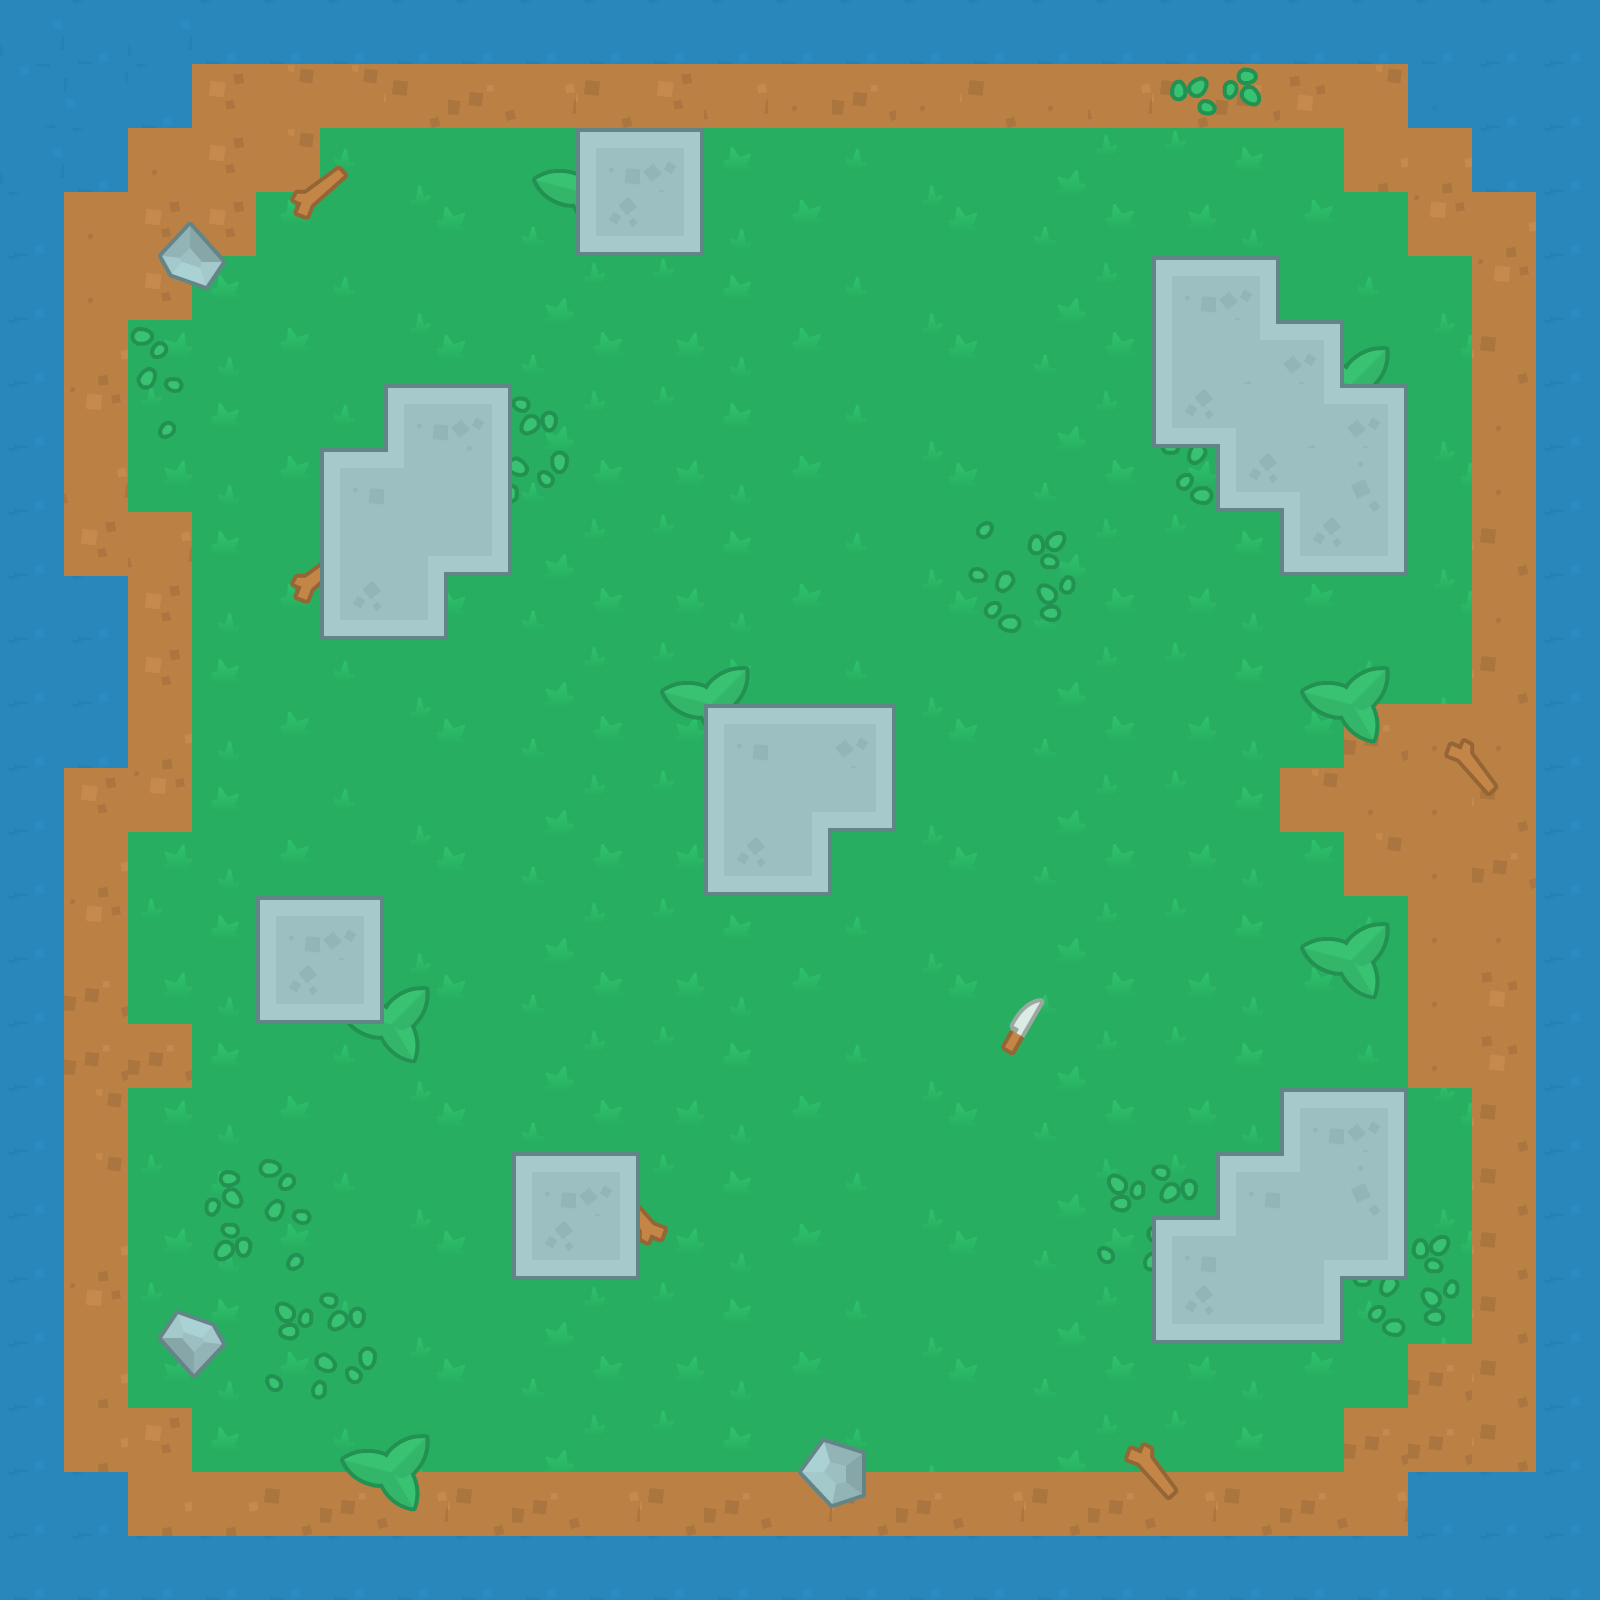

A 2D game scene composited from a Tiled map and its tileset images. What follows is a short description and the map's XML, with every tile layer's data as written:
An orthogonal 25x25 tile map with 64x64 px tiles, 3 tile layers (backgroundLayer, backgroundLayer2, collisionLayer), 3 tilesets.

<map version="1.2" tiledversion="1.2.0" orientation="orthogonal" renderorder="right-down" width="25" height="25" tilewidth="64" tileheight="64" infinite="0" nextlayerid="4" nextobjectid="1">
 <tileset firstgid="1" name="tilesheet_complete_2X" tilewidth="64" tileheight="64" tilecount="2160" columns="54">
  <image source="../images/tilesheet_complete_2X.png" width="3456" height="2560" />
  <terraintypes>
   <terrain name="carretera" tile="1168" />
   <terrain name="Nuevo Terreno" tile="0" />
   <terrain name="Nuevo Terreno" tile="449" />
   <terrain name="Nuevo Terreno" tile="0" />
   <terrain name="muros" tile="1204" />
  </terraintypes>
  <tile id="446" terrain=",,,2" />
  <tile id="447" terrain=",,2,2" />
  <tile id="448" terrain=",,2,2" />
  <tile id="449" terrain=",,2," />
  <tile id="464" terrain="1,1,1,1" />
  <tile id="467" terrain="1,1,1,1" />
  <tile id="487" terrain="2,2,2," />
  <tile id="488" terrain="2,2,,2" />
  <tile id="500" terrain=",2,,2" />
  <tile id="501" terrain="2,2,2,2" />
  <tile id="502" terrain="2,2,2,2" />
  <tile id="503" terrain="2,,2," />
  <tile id="541" terrain="2,,2,2" />
  <tile id="542" terrain=",2,2,2" />
  <tile id="554" terrain=",2,,2" />
  <tile id="555" terrain="2,2,2,2" />
  <tile id="556" terrain="2,2,2,2" />
  <tile id="557" terrain="2,,2," />
  <tile id="608" terrain=",2,," />
  <tile id="609" terrain="2,2,," />
  <tile id="610" terrain="2,2,," />
  <tile id="611" terrain="2,,," />
  <tile id="626" terrain="1,1,1,1" />
  <tile id="629" terrain="1,1,1,1" />
  <tile id="1094" terrain=",,,4" />
  <tile id="1095" terrain=",,4,4" />
  <tile id="1096" terrain=",,4,4" />
  <tile id="1097" terrain=",,4," />
  <tile id="1112" terrain=",,,0" />
  <tile id="1113" terrain=",,0,0" />
  <tile id="1114" terrain=",,0,0" />
  <tile id="1115" terrain=",,0," />
  <tile id="1135" terrain="4,4,4," />
  <tile id="1136" terrain="4,4,,4" />
  <tile id="1148" terrain=",4,,4" />
  <tile id="1149" terrain="4,4,4,4" />
  <tile id="1150" terrain="4,4,4,4" />
  <tile id="1151" terrain="4,,4," />
  <tile id="1153" terrain="0,0,0," />
  <tile id="1154" terrain="0,0,,0" />
  <tile id="1166" terrain=",0,,0" />
  <tile id="1167" terrain="0,0,0,0" />
  <tile id="1168" terrain="0,0,0,0" />
  <tile id="1169" terrain="0,,0," />
  <tile id="1189" terrain="4,,4,4" />
  <tile id="1190" terrain=",4,4,4" />
  <tile id="1202" terrain=",4,,4" />
  <tile id="1203" terrain="4,4,4,4" />
  <tile id="1204" terrain="4,4,4,4" />
  <tile id="1205" terrain="4,,4," />
  <tile id="1207" terrain="0,,0,0" />
  <tile id="1208" terrain=",0,0,0" />
  <tile id="1220" terrain=",0,,0" />
  <tile id="1221" terrain="0,0,0,0" />
  <tile id="1222" terrain="0,0,0,0" />
  <tile id="1223" terrain="0,,0," />
  <tile id="1256" terrain=",4,," />
  <tile id="1257" terrain="4,4,," />
  <tile id="1258" terrain="4,4,," />
  <tile id="1259" terrain="4,,," />
  <tile id="1274" terrain=",0,," />
  <tile id="1275" terrain="0,0,," />
  <tile id="1276" terrain="0,0,," />
  <tile id="1277" terrain="0,,," />
  <wangsets>
   <wangset name="Nuevo Conjunto Wang" tile="-1" />
  </wangsets>
 </tileset>
 <tileset firstgid="2161" name="tilesheet_complete_2X" tilewidth="64" tileheight="64" tilecount="2160" columns="54">
  <image source="../images/tilesheet_complete_2X.png" width="3456" height="2560" />
  <terraintypes>
   <terrain name="carretera" tile="1168" />
   <terrain name="Nuevo Terreno" tile="0" />
   <terrain name="Nuevo Terreno" tile="449" />
   <terrain name="Nuevo Terreno" tile="0" />
   <terrain name="muros" tile="1204" />
  </terraintypes>
  <tile id="446" terrain=",,,2" />
  <tile id="447" terrain=",,2,2" />
  <tile id="448" terrain=",,2,2" />
  <tile id="449" terrain=",,2," />
  <tile id="464" terrain="1,1,1,1" />
  <tile id="467" terrain="1,1,1,1" />
  <tile id="487" terrain="2,2,2," />
  <tile id="488" terrain="2,2,,2" />
  <tile id="500" terrain=",2,,2" />
  <tile id="501" terrain="2,2,2,2" />
  <tile id="502" terrain="2,2,2,2" />
  <tile id="503" terrain="2,,2," />
  <tile id="541" terrain="2,,2,2" />
  <tile id="542" terrain=",2,2,2" />
  <tile id="554" terrain=",2,,2" />
  <tile id="555" terrain="2,2,2,2" />
  <tile id="556" terrain="2,2,2,2" />
  <tile id="557" terrain="2,,2," />
  <tile id="608" terrain=",2,," />
  <tile id="609" terrain="2,2,," />
  <tile id="610" terrain="2,2,," />
  <tile id="611" terrain="2,,," />
  <tile id="626" terrain="1,1,1,1" />
  <tile id="629" terrain="1,1,1,1" />
  <tile id="1094" terrain=",,,4" />
  <tile id="1095" terrain=",,4,4" />
  <tile id="1096" terrain=",,4,4" />
  <tile id="1097" terrain=",,4," />
  <tile id="1112" terrain=",,,0" />
  <tile id="1113" terrain=",,0,0" />
  <tile id="1114" terrain=",,0,0" />
  <tile id="1115" terrain=",,0," />
  <tile id="1135" terrain="4,4,4," />
  <tile id="1136" terrain="4,4,,4" />
  <tile id="1148" terrain=",4,,4" />
  <tile id="1149" terrain="4,4,4,4" />
  <tile id="1150" terrain="4,4,4,4" />
  <tile id="1151" terrain="4,,4," />
  <tile id="1153" terrain="0,0,0," />
  <tile id="1154" terrain="0,0,,0" />
  <tile id="1166" terrain=",0,,0" />
  <tile id="1167" terrain="0,0,0,0" />
  <tile id="1168" terrain="0,0,0,0" />
  <tile id="1169" terrain="0,,0," />
  <tile id="1189" terrain="4,,4,4" />
  <tile id="1190" terrain=",4,4,4" />
  <tile id="1202" terrain=",4,,4" />
  <tile id="1203" terrain="4,4,4,4" />
  <tile id="1204" terrain="4,4,4,4" />
  <tile id="1205" terrain="4,,4," />
  <tile id="1207" terrain="0,,0,0" />
  <tile id="1208" terrain=",0,0,0" />
  <tile id="1220" terrain=",0,,0" />
  <tile id="1221" terrain="0,0,0,0" />
  <tile id="1222" terrain="0,0,0,0" />
  <tile id="1223" terrain="0,,0," />
  <tile id="1256" terrain=",4,," />
  <tile id="1257" terrain="4,4,," />
  <tile id="1258" terrain="4,4,," />
  <tile id="1259" terrain="4,,," />
  <tile id="1274" terrain=",0,," />
  <tile id="1275" terrain="0,0,," />
  <tile id="1276" terrain="0,0,," />
  <tile id="1277" terrain="0,,," />
  <wangsets>
   <wangset name="Nuevo Conjunto Wang" tile="-1" />
  </wangsets>
 </tileset>
 <tileset firstgid="4321" name="tilesheet_complete_2X" tilewidth="64" tileheight="64" tilecount="2160" columns="54">
  <image source="../images/tilesheet_complete_2X.png" width="3456" height="2560" />
  <terraintypes>
   <terrain name="carretera" tile="1168" />
   <terrain name="Nuevo Terreno" tile="0" />
   <terrain name="Nuevo Terreno" tile="449" />
   <terrain name="Nuevo Terreno" tile="0" />
   <terrain name="muros" tile="1204" />
  </terraintypes>
  <tile id="446" terrain=",,,2" />
  <tile id="447" terrain=",,2,2" />
  <tile id="448" terrain=",,2,2" />
  <tile id="449" terrain=",,2," />
  <tile id="464" terrain="1,1,1,1" />
  <tile id="467" terrain="1,1,1,1" />
  <tile id="487" terrain="2,2,2," />
  <tile id="488" terrain="2,2,,2" />
  <tile id="500" terrain=",2,,2" />
  <tile id="501" terrain="2,2,2,2" />
  <tile id="502" terrain="2,2,2,2" />
  <tile id="503" terrain="2,,2," />
  <tile id="541" terrain="2,,2,2" />
  <tile id="542" terrain=",2,2,2" />
  <tile id="554" terrain=",2,,2" />
  <tile id="555" terrain="2,2,2,2" />
  <tile id="556" terrain="2,2,2,2" />
  <tile id="557" terrain="2,,2," />
  <tile id="608" terrain=",2,," />
  <tile id="609" terrain="2,2,," />
  <tile id="610" terrain="2,2,," />
  <tile id="611" terrain="2,,," />
  <tile id="626" terrain="1,1,1,1" />
  <tile id="629" terrain="1,1,1,1" />
  <tile id="1094" terrain=",,,4" />
  <tile id="1095" terrain=",,4,4" />
  <tile id="1096" terrain=",,4,4" />
  <tile id="1097" terrain=",,4," />
  <tile id="1112" terrain=",,,0" />
  <tile id="1113" terrain=",,0,0" />
  <tile id="1114" terrain=",,0,0" />
  <tile id="1115" terrain=",,0," />
  <tile id="1135" terrain="4,4,4," />
  <tile id="1136" terrain="4,4,,4" />
  <tile id="1148" terrain=",4,,4" />
  <tile id="1149" terrain="4,4,4,4" />
  <tile id="1150" terrain="4,4,4,4" />
  <tile id="1151" terrain="4,,4," />
  <tile id="1153" terrain="0,0,0," />
  <tile id="1154" terrain="0,0,,0" />
  <tile id="1166" terrain=",0,,0" />
  <tile id="1167" terrain="0,0,0,0" />
  <tile id="1168" terrain="0,0,0,0" />
  <tile id="1169" terrain="0,,0," />
  <tile id="1189" terrain="4,,4,4" />
  <tile id="1190" terrain=",4,4,4" />
  <tile id="1202" terrain=",4,,4" />
  <tile id="1203" terrain="4,4,4,4" />
  <tile id="1204" terrain="4,4,4,4" />
  <tile id="1205" terrain="4,,4," />
  <tile id="1207" terrain="0,,0,0" />
  <tile id="1208" terrain=",0,0,0" />
  <tile id="1220" terrain=",0,,0" />
  <tile id="1221" terrain="0,0,0,0" />
  <tile id="1222" terrain="0,0,0,0" />
  <tile id="1223" terrain="0,,0," />
  <tile id="1256" terrain=",4,," />
  <tile id="1257" terrain="4,4,," />
  <tile id="1258" terrain="4,4,," />
  <tile id="1259" terrain="4,,," />
  <tile id="1274" terrain=",0,," />
  <tile id="1275" terrain="0,0,," />
  <tile id="1276" terrain="0,0,," />
  <tile id="1277" terrain="0,,," />
  <wangsets>
   <wangset name="Nuevo Conjunto Wang" tile="-1" />
  </wangsets>
 </tileset>
 <layer id="1" name="backgroundLayer" width="25" height="25">
  <data encoding="csv">
65,66,11,12,66,66,66,66,66,66,66,66,66,66,66,66,66,66,66,66,63,64,65,66,66,
12,11,65,66,64,64,10,11,12,10,66,12,65,11,65,10,65,12,10,11,1610612802,64,66,64,65,
12,65,65,66,64,6,7,8,1,2,3,4,5,6,7,8,1,2,3,4,5,6,9,9,64,
11,65,66,66,59,60,61,62,55,56,57,58,59,60,61,62,55,56,57,58,59,60,63,63,63,
65,65,66,4,5,6,7,8,1,2,3,4,5,6,7,8,1,2,3,4,5,6,7,8,63,
12,56,57,58,59,60,61,62,55,56,57,58,59,60,61,62,55,56,57,58,59,60,61,10,9,
12,2,3,4,5,6,7,8,1,2,3,4,5,6,7,8,1,2,3,4,5,6,7,65,9,
11,12,57,58,59,60,61,62,55,56,57,58,59,60,61,62,55,56,57,58,59,60,61,65,9,
65,66,12,4,5,6,7,8,1,2,3,4,5,6,7,8,1,2,3,4,5,6,7,10,9,
65,66,66,58,59,60,61,62,55,56,57,58,59,60,61,62,55,56,57,58,59,60,61,65,9,
11,65,66,4,5,6,7,8,1,2,3,4,5,6,7,8,1,2,3,4,5,6,7,10,9,
65,65,66,58,59,60,61,62,55,56,57,58,59,60,61,62,55,56,57,58,59,11,65,65,9,
65,66,3,4,5,6,7,8,1,2,3,4,24,6,7,8,1,2,3,4,64,65,65,10,12,
12,56,57,58,59,60,61,62,55,56,57,58,59,60,61,62,55,56,57,58,59,64,65,11,66,
12,2,3,4,5,6,7,8,1,2,3,4,5,6,7,8,1,2,3,4,5,6,65,65,66,
12,11,57,58,59,60,61,62,55,56,57,58,59,60,61,62,55,56,57,58,59,60,65,1610612802,12,
12,11,11,4,5,6,7,8,1,2,3,4,5,6,7,8,1,2,3,4,5,6,65,1610612802,66,
12,64,57,58,59,60,61,62,55,56,57,58,59,60,61,62,55,56,57,58,59,60,61,10,9,
12,64,3,4,5,6,7,8,1,2,3,4,5,6,7,8,1,2,3,4,5,6,7,10,9,
12,56,57,58,59,60,61,62,55,56,57,58,59,60,61,62,55,56,57,58,59,60,61,10,9,
12,2,3,4,5,6,7,8,1,2,3,4,5,6,7,8,1,2,3,4,5,6,7,10,9,
12,9,57,58,59,60,61,62,55,56,57,58,59,60,61,62,55,56,57,58,59,60,11,10,63,
12,9,66,4,5,6,7,8,1,2,3,4,5,6,7,8,1,2,3,4,5,11,11,10,63,
12,66,9,9,10,11,12,10,11,12,10,11,12,10,11,12,10,11,12,10,11,12,11,10,11,
66,11,12,66,12,66,12,12,66,10,12,9,12,10,66,10,66,12,10,9,12,12,63,64,65
</data>
 </layer>
 <layer id="2" name="backgroundLayer2" width="25" height="25">
  <data encoding="csv">
0,0,0,0,0,3221226330,3221226329,0,0,0,0,0,0,0,0,0,0,0,2684355417,2684355363,0,0,0,0,0,
0,0,0,0,0,0,0,0,0,0,0,0,0,0,0,0,0,0,2684355418,2684355364,0,0,910,0,0,
0,0,0,0,3221226118,3221226117,0,0,797,798,0,0,0,0,0,0,0,0,0,0,0,9,0,0,0,
0,0,3221226434,3221226433,3221226064,3221226063,0,0,851,852,0,0,0,0,0,0,0,0,0,0,0,0,0,9,0,
0,0,3221226380,3221226379,0,0,0,0,0,0,0,0,0,0,0,0,0,0,0,0,0,0,0,63,0,
0,9,3221226329,0,0,0,0,0,0,0,0,0,0,0,0,0,0,0,0,0,797,798,0,0,0,
0,63,3221226275,0,0,0,0,1610613540,1610613594,0,0,0,0,0,0,0,0,0,803,804,851,852,0,0,0,
0,0,0,0,0,0,0,1610613539,1610613593,0,0,0,0,0,0,0,0,0,857,858,0,0,0,0,0,
0,0,0,0,3221226118,3221226117,0,0,0,0,0,0,0,0,0,803,804,0,0,0,0,0,0,0,0,
0,0,0,0,3221226064,3221226063,0,0,0,0,0,0,0,0,0,857,858,0,0,0,0,0,0,0,0,
0,0,0,0,0,0,0,0,0,0,797,798,0,0,0,0,0,0,0,0,797,798,0,0,0,
0,0,9,0,0,0,0,0,0,0,851,852,0,0,0,0,0,0,0,0,851,852,1610613328,1610613382,0,
0,0,63,0,0,0,0,0,0,0,0,0,0,0,0,0,0,0,0,0,0,0,1610613327,1610613381,0,
0,9,0,0,0,0,0,0,0,0,0,0,0,0,0,0,0,0,0,0,0,0,0,0,0,
0,63,0,0,0,0,0,0,0,0,0,0,0,0,0,0,0,0,0,0,797,798,0,0,0,
0,0,0,0,0,797,798,0,0,0,0,0,0,0,0,913,914,0,0,0,851,852,0,0,914,
0,0,0,0,0,851,852,0,0,0,0,0,0,0,0,967,968,0,0,0,0,0,0,0,968,
0,0,0,0,0,0,0,0,0,0,0,0,0,0,0,0,0,0,0,0,0,0,0,0,0,
0,0,0,3221226330,3221226329,0,0,0,0,2684355205,2684355151,0,0,0,0,0,0,1610613540,1610613594,0,0,0,0,0,0,
0,9,0,3221226276,3221226275,0,0,0,0,2684355206,2684355152,0,0,0,0,0,0,1610613539,1610613593,0,0,803,804,0,0,
0,63,907,908,1610613540,1610613594,0,0,0,0,0,0,0,0,0,0,0,0,0,0,0,857,858,0,0,
0,0,961,962,1610613539,1610613593,0,0,0,0,0,0,0,0,0,0,0,0,0,0,0,0,0,0,0,
0,0,0,0,0,797,798,0,0,0,0,0,1610613646,1610613700,0,0,0,1610613328,1610613382,0,0,0,0,0,0,
0,0,0,0,0,851,852,0,0,0,0,0,1610613645,1610613699,0,0,0,1610613327,1610613381,0,0,0,3221226434,3221226433,0,
0,0,0,0,0,0,0,0,0,0,0,0,0,0,0,0,0,0,0,0,0,0,3221226380,3221226379,0
</data>
 </layer>
 <layer id="3" name="collisionLayer" width="25" height="25">
  <data encoding="csv">
40,2684354600,40,2684354600,2684354600,2684354600,2684354600,2684354600,2684354600,2684354600,2684354600,2684354600,2684354600,2684354600,2684354600,2684354600,2684354600,2684354600,2684354600,2684354600,2684354600,2684354600,2684354600,2684354600,2684354600,
1610612776,3221225512,2684354600,0,0,0,0,0,0,0,0,0,0,0,0,0,0,0,0,0,0,0,93,2684354600,2684354600,
40,2684354600,0,0,0,0,0,0,0,1095,1098,0,0,0,0,0,0,0,0,0,0,0,0,2684354600,2684354600,
2684354600,0,0,0,0,0,0,0,0,1257,1260,0,0,0,0,0,0,0,0,0,0,0,0,0,2684354600,
2684354600,0,0,0,0,0,0,0,0,0,0,0,0,0,0,0,0,0,1095,1098,0,0,0,0,2684354600,
2684354600,0,0,0,0,0,0,0,0,0,0,0,0,0,0,0,0,0,1203,1190,1098,0,0,0,2684354600,
2684354600,0,0,0,0,0,1095,1098,0,0,0,0,0,0,0,0,0,0,1257,1137,1190,1098,0,0,2684354600,
2684354600,0,0,0,0,1095,1191,1152,0,0,0,0,0,0,0,0,0,0,0,1257,1137,1206,0,0,2684354600,
2684354600,0,0,0,0,1203,1136,1260,0,0,0,0,0,0,0,0,0,0,0,0,1257,1260,0,0,2684354600,
2684354600,2684354600,0,0,0,1257,1260,0,0,0,0,0,0,0,0,0,0,0,0,0,0,0,0,0,2684354600,
2684354600,2684354600,0,0,0,0,0,0,0,0,0,0,0,0,0,0,0,0,0,0,0,0,0,0,2684354600,
2684354600,2684354600,0,0,0,0,0,0,0,0,0,1095,1097,1098,0,0,0,0,0,0,0,0,0,0,2684354600,
2684354600,0,0,0,0,0,0,0,0,0,0,1203,1136,1260,0,0,0,0,0,0,0,0,0,0,2684354600,
2684354600,0,0,0,0,0,0,0,0,0,0,1257,1260,0,0,0,0,0,0,0,0,0,0,0,2684354600,
2684354600,0,0,0,1095,1098,0,0,0,0,0,0,0,0,0,0,0,0,0,0,0,0,0,0,2684354600,
2684354600,0,0,0,1257,1260,0,0,0,0,0,0,0,0,0,0,0,0,0,0,0,0,0,0,2684354600,
2684354600,0,0,0,0,0,0,0,0,0,0,0,0,0,0,0,0,0,0,0,0,0,0,0,2684354600,
2684354600,0,0,0,0,0,0,0,0,0,0,0,0,0,0,0,0,0,0,0,1095,1098,0,0,2684354600,
2684354600,0,0,0,0,0,0,0,1095,1098,0,0,0,0,0,0,0,0,0,1095,1191,1206,0,0,2684354600,
2684354600,0,0,0,0,0,0,0,1257,1260,0,0,0,0,0,0,0,0,1095,1191,1136,1260,0,0,2684354600,
2684354600,0,0,0,0,0,0,0,0,0,0,0,0,0,0,0,0,0,1257,1259,1260,0,0,0,2684354600,
2684354600,0,0,0,0,0,0,0,0,0,0,0,0,0,0,0,0,0,0,0,0,0,0,0,2684354600,
2684354600,0,0,0,0,0,0,0,0,0,0,0,0,0,0,0,0,0,0,0,0,0,0,0,2684354600,
2684354600,2684354600,0,0,0,0,0,0,0,0,0,0,0,0,0,0,0,0,0,0,0,0,2684354600,2684354600,2684354600,
2684354600,2684354600,2684354600,2684354600,2684354600,2684354600,2684354600,2684354600,2684354600,2684354600,2684354600,2684354600,2684354600,2684354600,2684354600,2684354600,2684354600,2684354600,2684354600,2684354600,2684354600,2684354600,2684354600,2684354600,2684354600
</data>
 </layer>
</map>
